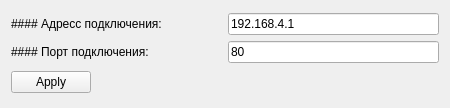
<?xml version="1.0" encoding="UTF-8"?>
<ui version="4.0">
 <class>Settings</class>
 <widget class="QWidget" name="Settings">
  <property name="geometry">
   <rect>
    <x>0</x>
    <y>0</y>
    <width>450</width>
    <height>108</height>
   </rect>
  </property>
  <property name="maximumSize">
   <size>
    <width>450</width>
    <height>220</height>
   </size>
  </property>
  <property name="windowTitle">
   <string>Settings</string>
  </property>
  <layout class="QGridLayout" name="gridLayout_2">
   <item row="1" column="0">
    <layout class="QHBoxLayout" name="horizontalLayout_5">
     <item>
      <widget class="QPushButton" name="apply_btn">
       <property name="text">
        <string>Apply</string>
       </property>
      </widget>
     </item>
     <item>
      <spacer name="horizontalSpacer">
       <property name="orientation">
        <enum>Qt::Horizontal</enum>
       </property>
       <property name="sizeHint" stdset="0">
        <size>
         <width>40</width>
         <height>20</height>
        </size>
       </property>
      </spacer>
     </item>
    </layout>
   </item>
   <item row="0" column="0">
    <layout class="QGridLayout" name="gridLayout">
     <item row="0" column="0">
      <layout class="QHBoxLayout" name="horizontalLayout_3">
       <item>
        <widget class="QLabel" name="address_label">
         <property name="text">
          <string>#### Адресс подключения: </string>
         </property>
         <property name="textFormat">
          <enum>Qt::MarkdownText</enum>
         </property>
        </widget>
       </item>
       <item>
        <widget class="QLineEdit" name="address_lineEdit">
         <property name="sizePolicy">
          <sizepolicy hsizetype="Minimum" vsizetype="Fixed">
           <horstretch>0</horstretch>
           <verstretch>0</verstretch>
          </sizepolicy>
         </property>
         <property name="text">
          <string>192.168.4.1</string>
         </property>
        </widget>
       </item>
      </layout>
     </item>
     <item row="1" column="0">
      <layout class="QHBoxLayout" name="horizontalLayout_4">
       <item>
        <widget class="QLabel" name="port_label">
         <property name="text">
          <string>#### Порт подключения:</string>
         </property>
         <property name="textFormat">
          <enum>Qt::MarkdownText</enum>
         </property>
        </widget>
       </item>
       <item>
        <widget class="QLineEdit" name="port_lineEdit">
         <property name="sizePolicy">
          <sizepolicy hsizetype="Minimum" vsizetype="Fixed">
           <horstretch>0</horstretch>
           <verstretch>0</verstretch>
          </sizepolicy>
         </property>
         <property name="text">
          <string>80</string>
         </property>
        </widget>
       </item>
      </layout>
     </item>
    </layout>
   </item>
  </layout>
 </widget>
 <resources/>
 <connections/>
</ui>
